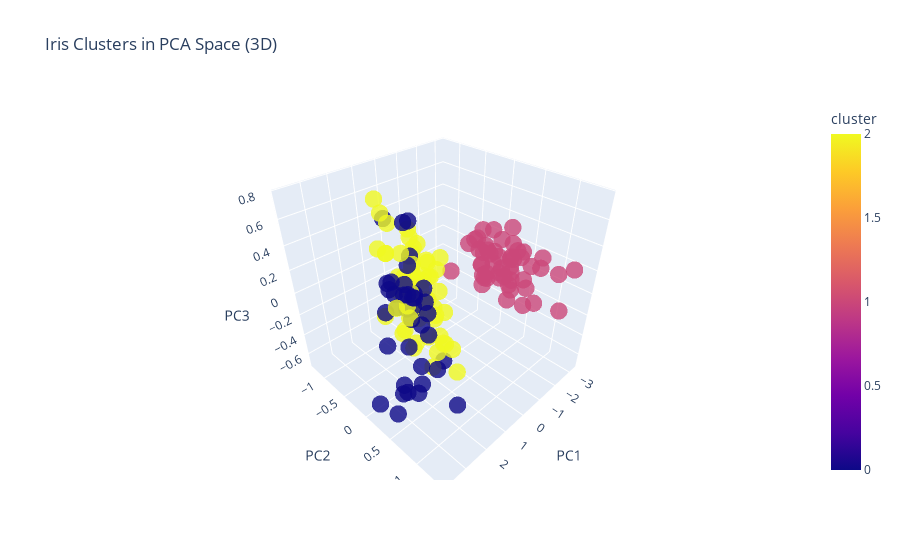

Here is the notebook cell this chart was saved with:
### Markdown cell above
## PCA

### Code cell
from sklearn.decomposition import PCA

# Apply PCA (reduce to 3 components for 3D plot)
pca = PCA(n_components=3)
X_pca = pca.fit_transform(X)

# Create DataFrame for plotting
df = pd.DataFrame(X_pca, columns=['PC1', 'PC2', 'PC3'])
df['cluster'] = cluster_labels

# Custom colors for distinct clusters
colors = ['#1f77b4', '#ff7f0e', '#2ca02c']

# Plot in 3D using Plotly
fig = px.scatter_3d(
    df,
    x='PC1', y='PC2', z='PC3',
    color='cluster',
    title='Iris Clusters in PCA Space (3D)',
    opacity=0.8,
    color_discrete_sequence=colors
)

fig.update_traces(marker=dict(symbol='circle', size=6))
fig.show()

### Figure 1 — Plotly figure (JSON) as saved in the notebook; plotly's stock layout.template omitted (floating-point values rounded to 4 significant figures; data arrays with more than 128 entries replaced by an {"elided": "..."} marker saying what was removed)
{"data": [{"hovertemplate": "PC1=%{x}<br>PC2=%{y}<br>PC3=%{z}<br>cluster=%{marker.color}<extra></extra>", "legendgroup": "", "marker": {"color": {"elided": "150 int values"}, "coloraxis": "coloraxis", "opacity": 0.8, "size": 6, "symbol": "circle"}, "mode": "markers", "name": "", "scene": "scene", "showlegend": false, "type": "scatter3d", "x": {"elided": "150 float values"}, "y": {"elided": "150 float values"}, "z": {"elided": "150 float values"}}], "layout": {"coloraxis": {"colorbar": {"title": {"text": "cluster"}}, "colorscale": [[0, "#0d0887"], [0.1111, "#46039f"], [0.2222, "#7201a8"], [0.3333, "#9c179e"], [0.4444, "#bd3786"], [0.5556, "#d8576b"], [0.6667, "#ed7953"], [0.7778, "#fb9f3a"], [0.8889, "#fdca26"], [1, "#f0f921"]]}, "legend": {"tracegroupgap": 0}, "scene": {"domain": {"x": [0, 1], "y": [0, 1]}, "xaxis": {"title": {"text": "PC1"}}, "yaxis": {"title": {"text": "PC2"}}, "zaxis": {"title": {"text": "PC3"}}}, "title": {"text": "Iris Clusters in PCA Space (3D)"}}}
